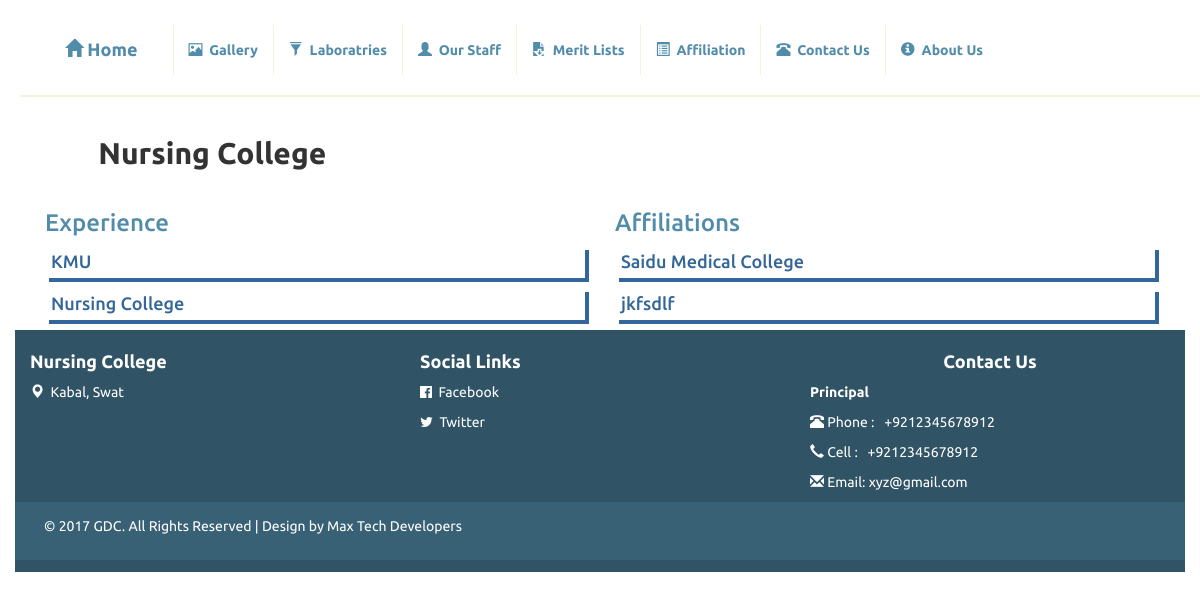
The page /affiliations.php on the database its author committed.
### tables this page shows
CREATE TABLE `experience_tbl` (
  `exp_id` int(11) NOT NULL,
  `exp_name` varchar(255) NOT NULL
);

CREATE TABLE `exp_aff_tbl` (
  `id` int(11) NOT NULL,
  `exp_aff_name` varchar(255) NOT NULL,
  `exp_aff_description` text NOT NULL,
  `exp_aff_id` int(11) NOT NULL
);

CREATE TABLE `footer_tbl` (
  `id` int(11) NOT NULL,
  `location` varchar(255) NOT NULL,
  `fb_url` varchar(255) NOT NULL,
  `twitter_url` varchar(255) NOT NULL,
  `contact_officer_name` varchar(255) NOT NULL,
  `contact_officer_designation` varchar(255) NOT NULL,
  `contact_officer_phone` varchar(255) NOT NULL,
  `contact_officer_mobile` varchar(255) NOT NULL,
  `contact_officer_email` varchar(255) NOT NULL
);

### functions.php (called while the page is built, shortened)
<?php
class Functions {
	private $connection;
	private function open_connection()
	{
		$this->connection = mysqli_connect("localhost","root","","degree_college");
	}
	public function query($sql)
	{
		return mysqli_query($this->connection,$sql);
	}
	public function fetch_array($row)
	{
		return mysqli_fetch_array($row);
	}
	public function find_by_sql_in_shift($sql)
	{
		$result = $this->find_by_sql($sql);
		return array_shift($result);
	}
	public function find_by_sql_in_all($sql)
	{
		$result = $this->find_by_sql($sql);
		return $result;
	}
	public function find_by_sql($sql)
	{
		$object_array = array();
		$row = $this->query($sql);
		while($res = $this->fetch_array($row))
		{
			$object_array[] = self::instantiate($res);
		}
		return $object_array;
	}
	public static function instantiate($record)
	{
		$object = new self;
		foreach ($record as $attribute => $value) {
			$object->$attribute = $value;
		}
		return $object;
	}
}
?>

### Admin/php_functions.php (called while the page is built, shortened)
<?php
function url($input) {
    $a = strip_tags($input);
    $a = implode("", explode("/", $a));
    $a = implode("", explode("\\", $a));
    $a = implode("", explode("?", $a));
    $a = implode("", explode('"', $a));
    $a = implode("", explode("'", $a));
    $a = implode("", explode("(", $a));
    $a = implode("", explode(")", $a));
    $a = implode("", explode("=", $a));
    $a = stripcslashes($a);
    $a = htmlspecialchars($a);
    return $a;
}
            ?>

### affiliations.php (the view)
<?php require_once('resources/header.php'); ?>
<?php require_once('admin/php_functions.php'); ?>
<?php
require_once('functions.php');
$Function = new Functions();
$sql = "SELECT * FROM experience_tbl ORDER BY exp_id DESC";
$exps = $Function->find_by_sql_in_all($sql);
?>
<section class="container" id="contactuss">
	<div class="row">
	<div class="col-md-12">
	<?php
	foreach ($exps as $exp) { ?>
		<div class="col-md-6">
			<?php
			$sqlB = "SELECT * FROM exp_aff_tbl WHERE exp_aff_id = '$exp->exp_id'";
			$affs = $Function->find_by_sql_in_all($sqlB); ?>
			<h3 style="color:#518caa ;"><?php echo $exp->exp_name; ?></h3>
			<?php
	foreach ($affs as $aff) { ?>
			<a href="exp_aff.php?eid=<?php echo urlencode(url($aff->id)); ?> ">
				<h4 style="padding: 6px;box-shadow: 4px 4px;">
			<?php echo $aff->exp_aff_name; ?></h4></a>
			<?php } ?>
		</div>
		<?php }  ?>
	</div>
	</div>
</section>
<?php require_once('resources/footer.php'); ?>

### Resources/footer.php (shortened to what this page needs)
<?php require_once 'functions.php';
$Function = new Functions();
$sql = "SELECT * FROM footer_tbl ORDER BY id DESC LIMIT 1";
$footer = $Function->find_by_sql_in_shift($sql);
?>
<footer class="container">
<section class="row section-one">
	<div class="col-md-4">
	<h4>Nursing College</h4>
	<p><i class="glyphicon glyphicon-map-marker"></i>&nbsp; <?php echo $footer->location; ?></p>
	</div>
	<div class="col-md-4">
	<h4>Social Links</h4>
	<p><a href="http://<?php echo $footer->fb_url; ?>"><i class="fa fa-facebook-official" aria-hidden="true"></i>&nbsp; Facebook</a></p>
	<p><a href="http://<?php echo $footer->twitter_url; ?>"><i class="fa fa-twitter" aria-hidden="true"></i>&nbsp; Twitter</a></p>
	</div>
	<div id="contactUs" class="col-md-4">
	<h4 style="text-align: center;">Contact Us</h4>
	<p style="font-weight: bold;"><?php echo $footer->contact_officer_designation; ?></p>
	<p><i class="glyphicon glyphicon-phone-alt"></i> Phone : &nbsp; <?php echo $footer->contact_officer_phone; ?></p>
	<p><i class="glyphicon glyphicon-earphone"></i> Cell :&nbsp;&nbsp;  <?php echo $footer->contact_officer_mobile; ?></p>
	<p><i class="glyphicon glyphicon-envelope"></i>&nbsp;Email: <?php echo $footer->contact_officer_email; ?></p>
	</div>
</section>
<section class="row second-section">
	<div class="col-md-12 ">
		<p>© 2017 GDC. All Rights Reserved | Design by Max Tech Developers</p>
	</div>
</section>
</footer>
</body>
</html>

### styles/customstyle1.css (style rules this page uses)
* { margin: 0px; padding: 0px; font-family: 'Ubuntu', sans-serif;transition: all,1s; }
footer { background-color:#305365; color: white; padding: 12px; }
footer h4 { font-weight: bold; }
footer a { color:white; }
footer .second-section { background-color: #386176; padding: 14px; }

### styles/vertical.news.slider.css (style rules this page uses)
a { color: #336699; text-decoration: none; }

### rows shown on the page
experience_tbl: exp_name "Experience"
exp_aff_tbl: exp_aff_name "KMU"
exp_aff_tbl: exp_aff_name "Nursing College"
experience_tbl: exp_name "Affiliations"
exp_aff_tbl: exp_aff_name "Saidu Medical College"
exp_aff_tbl: exp_aff_name "jkfsdlf"
footer_tbl: location "Kabal, Swat", contact_officer_designation "Principal", contact_officer_phone "+9212345678912", contact_officer_mobile "+9212345678912", contact_officer_email "xyz@gmail.com"
